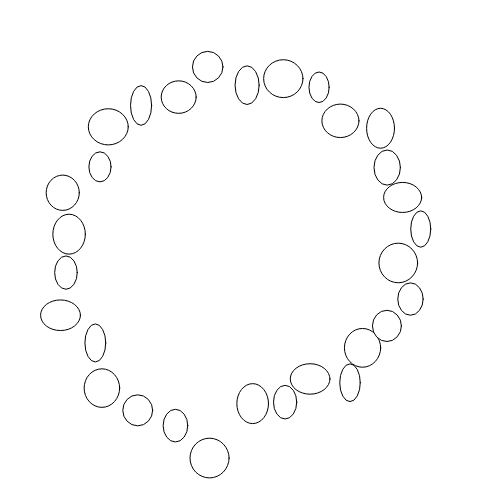
Frame 1 (no input)
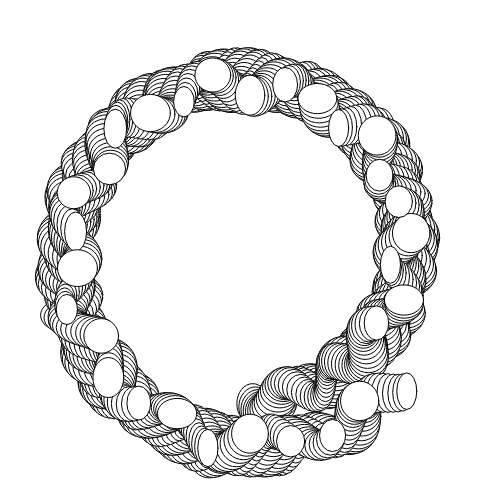
Frame 60 (no input)
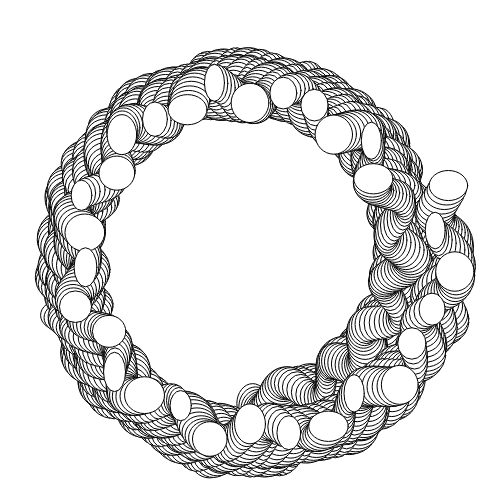
Frame 120 (the mouse pressed at the canvas centre since frame 60)

The p5.js sketch that drew these frames (run headless with seeded random() and noise() and a simulated clock; from frame 60 on, the mouse is pressed at the canvas centre):

// p5.js sketch
// ── sketch.js
// 函数setup() ：准备阶段
function setup() {
	createCanvas(500,500);
}

// 函数draw()：作画阶段
function draw() {
	fill(255);// 填充白色
	var secs = millis()/1000;

	var centerX = 250;
	var centerY = 250;
	var radius = 150;
	var circleCount = 30;

	var mm =1;
	for(var i=0;i<circleCount;i++)
	{
		var radius2 = 
			mm*radius + 12*sin((i+1.234*secs)*15);
		var offsetX = 
			radius2 * sin((i+5*secs) * TWO_PI/circleCount);
		var offsetY = 
			radius2 * cos((i+5*secs) * TWO_PI/circleCount);
		var x = centerX + offsetX;
		var y = centerY + offsetY;

		var sizeX = 10*sin((i+secs)*10) + 30;
		var sizeY = 5*cos((i+secs)*8) + 35;

		ellipse(x,y,sizeX,sizeY);

		mm *= 1.01;
	}

	
}

function fx(i)
{
	return i*50;
}

function fy(i)
{
	return i*40;
}
